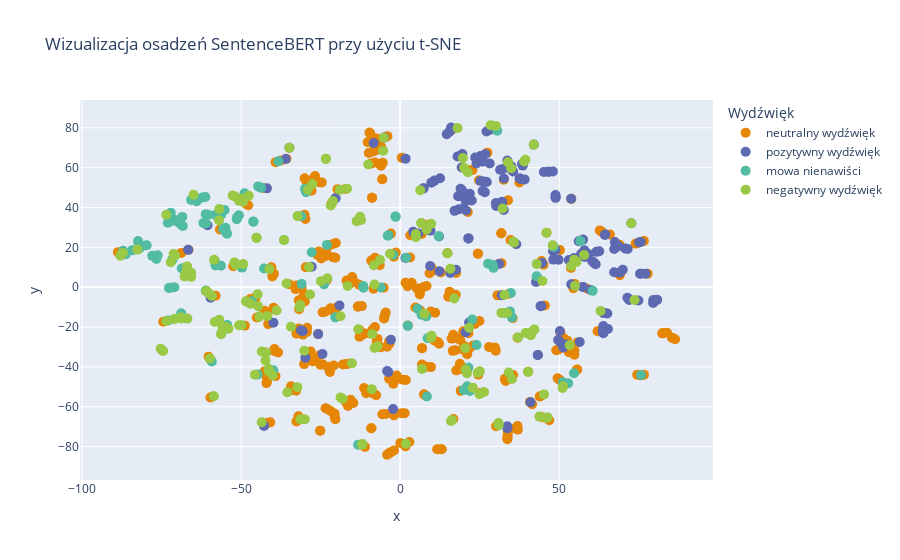

Notebook code cell kept with this figure:
### Markdown cell above
# test fragmentu danych bez i z wygenerowanymi

### Code cell
model_gen = run_model('dkleczek/bert-base-polish-uncased-v1', dataset, use_lora = True, train_reduction=0.05)

### Figure 1 — Plotly figure (JSON) as saved in the notebook; plotly's stock layout.template omitted (floating-point values rounded to 4 significant figures; data arrays with more than 128 entries replaced by an {"elided": "..."} marker saying what was removed)
{"data": [{"hovertemplate": "<b>%{hovertext}</b><br><br>Wydźwięk=neutralny wydźwięk<br>x=%{x}<br>y=%{y}<extra></extra>", "hovertext": {"elided": "400 str values"}, "legendgroup": "neutralny wydźwięk", "marker": {"color": "rgb(229, 134, 6)", "size": 10, "symbol": "circle"}, "mode": "markers", "name": "neutralny wydźwięk", "orientation": "v", "showlegend": true, "type": "scatter", "x": {"elided": "400 float values"}, "xaxis": "x", "y": {"elided": "400 float values"}, "yaxis": "y"}, {"hovertemplate": "<b>%{hovertext}</b><br><br>Wydźwięk=pozytywny wydźwięk<br>x=%{x}<br>y=%{y}<extra></extra>", "hovertext": {"elided": "180 str values"}, "legendgroup": "pozytywny wydźwięk", "marker": {"color": "rgb(93, 105, 177)", "size": 10, "symbol": "circle"}, "mode": "markers", "name": "pozytywny wydźwięk", "orientation": "v", "showlegend": true, "type": "scatter", "x": {"elided": "180 float values"}, "xaxis": "x", "y": {"elided": "180 float values"}, "yaxis": "y"}, {"hovertemplate": "<b>%{hovertext}</b><br><br>Wydźwięk=mowa nienawiści<br>x=%{x}<br>y=%{y}<extra></extra>", "hovertext": ["@USER @USER @USER Szczekać to mogą tacy jak ty #delegalizacja", "@USER Może raczej Wincenty Kadłubek. Albo raczej sam Kadłubek, bez mózgu.", "@USER @USER @USER @USER Tępym chujem to jesteś ty. Jak nie wierzysz to popatrz w lustro.", "@USER @USER @USER Jak można dyskutować z poziomu z kimś, kto nie ma żadnego poziomu.", "@USER @USER tobie już od tej wazeliny mózg fałdy traci. Zaczynasz osiagać IQ na poziomie temperatury własnego ciała.", "@USER A jeszcze większymi idiotami są ci którzy go słuchają.", "@USER Jakim cudem notoryczny kłamca może być wiarygodny???", "Może zamiast pakowania milionów w promocje pisu PKO zainwestowałoby w jakieś lepsze zabezpieczenia?  Śmiech na sali", "@USER Sprzedawczyk i kapuś patriotą? Stuknij się Lisie(jesteś taki sam) w tą durną łepetynę!", "@USER Przepraszam. Czy to qurwy stoją o się reklamują?", "@USER @USER Ty kurwa @USER nie pierdol w tv bo sie żygać chce", "@USER @USER Wyłącz mnie z tej dyskusji z faszyzującymi ultrasem yntylygentem rydzykowo-pisbolszewickiego i jego \\\"odbiorcow\\\".", "@USER @USER @USER Jasne, i PiSowski aktyw może sobie włazić nawzajem w dupę bez przeszkód.", "@USER Jesteś tak spięty, rów mentalnościowy miedzy nami, luzuj kolego", "@USER @USER Po chuj z takim zjebem gadać?", "@USER @USER Widać jak na dłoni, nowy homopisuarowiec to tylko atrapa z dykty", "@USER Polacy też wiedzą, że jednym z największych debili jest niejaki Ziemkiewicz.", "Lek od zarazy pisowskiej - muzyka, trzeba dużo sluchać, podejrzewam że oglądanie filmów i czytanie też chroni", "@USER @USER @USER Chamstwo to nie wolność słowa. To tylko chamstwo. A ty jeszcze jesteś dodatkowo idiotą i preszesowskim sługusem.", "@USER bardzo dobra decyzja z tym śmiesznym pseudodziennikarzem", "@USER Daruję sobie komentarz tego idiotycznego TT z uwagi na święto.", "@USER Byłem pewien że gdzieś widziałem tą ruską mordę", "@USER @USER Ja zwykle,Twoje życie musi być puste, że nie przychodzi Ci nic lepszego na myśl?", "@USER Bo to francowate h....je są😁😁", "@USER @USER Wolę swoje zdjęcie niż zakute łby ONRu.", "@USER @USER @USER Szczególnie możemy być dumni z idioty prezydenta uzależnionego od starego frustrata z kotem.", "@USER Żelek niepierdo... \\nSlask wygrał szczęśliwie", "@USER Widze, że jebie w główkę mocniej i mocniej...", "@USER Największy cham z polityków to Niesiołowski !!! Rudzielcu.", "@USER Jest cham miejski i wiejski. I też tak to tu zostawię.", "@USER @USER czekasz pisowska gnido żeby cisza zapadła abyście mogli zamieść kolejna sprawę pod dywan? Niedoczekanie twoje.", "@USER Co  \\\"W Rzeszy\\\" nakład spada, napisz że powinni spałować Wałęsę", "@USER Dokładnie tak. Tylko z PiSem każde skurwysyństwo jest możliwe.", "200 tyś do soboty debili, albo masz wpierdol", "@USER Jaka ta Kamilusia mądra. Szkoda tylko ,że w jedną stronę. Ale jakie to typowe dla Po-Now.", "@USER @USER Odklejenie mózgowe doprowadzi do dekompozycji obozu rządzącego", "@USER #PiSkomuna - kurwa, zdzira!\\nChciwie w kieszeń Ci spozira\\nI wyciąga z niej dukaty. \\nChce tu Moskwę mieć. Na raty", "@USER Dziwne, że się nie nazywają \\\"głębokie gardło\\\".", "@USER Nie maja honoru, nie wiedzą co to godność", "@USER Pieprzona zakala sadownictwa ta Gersdorf jest i tojest fakt.", "@USER @USER @USER A co za ludźmi bez studiów gnoju?", "@USER Nowoczesna i PO niszczy reputacje !! Agresorko.", "@USER Daj mi znać a ja ci powiem ze nawet jakby nie wyszło to się nie martw bo faceci to dranie :’)", "@USER @USER Przyjaciół to niech on sobie szuka za swoje prywatne pieniądze. I niech robi z siebie idiotę na własny rachunek.", "czy PO już przeprosiło za swojego fanatyka Ryszarda Cybę czy on też był chory psychicznie ? #woronicza17", "@USER @USER DOBRA WIADOMOŚĆ DLA L EWACTWA I DLA CIEBIE LISKU PISIORY  44  %  TOTALNI DEBILE 14  %  SUPER!!!!!!", "@USER @USER scierwa, zdrajcy, szubienica, bereza, lewactwo kwiczy, boli ich to o mnie, ale proste może być życie", "Kto zna większa szmatę nie ważne w którą stronę  większą niż @USER niech da znać,  powiedz @USER", "@USER @USER Takie teksty to dla waszych pisofanów. Wy myślicie, że jak wasi wyborcy to debile to reszta też?", "@USER @USER To żart? Przecież one kompletnie nie potrafią śpiewać. Zero głosu i wogóle dno. Na demonstracje to spoko ale nic poza tym.", "@USER @USER Jaki nominat taki nominowany. Poziom prymitywizmu poniżej dna.", "@USER @USER Daruj sobie, dno już osiągnąłeś, teraz to już tylko szambo.", "@USER @USER @USER Ale to słabe, jak całe psychpolactwo", "@USER @USER Ssą wszystkimi otworami co tylko da się wessać", "@USER @USER Wypad kłamco i oszuście z mojego miasta", "Nienawidzę jak ktoś mlaska mam ochotę walnąc jego łbem o ścianę XD", "Gen Jaruzelski jast taki świerzy, a Kaczyński taki śmierdzący", "@USER @USER I co, mamy się kurwa cieszyć że nas podusicie? Banda debili.", "@USER widocznie pani sędzia dziecinnieje, bo zachowuje się jak przedszkolak który chce robić na złość", "@USER W Twoim przypadku tępy jest i wpis, i autor.", "Jak usłyszę słowo ciapaci, albo coś w tym stylu rezygnuję", "Banda patafianów z Caballero na czele na boisku, a zmieniamy Aguero na Higuaina. Drugi do zmiany Pavon. 😂", "babcie i dziadki z różami spisane z zarzutami, kibole rozjebali stadion a policja morda w kubeł", "jakim trzeba być zjebem zeby myśleć ze bedzie rehabilitacja dla osób ktorych nawet nie stać zeby dojechać", "Wstyd, taka godność jak w wydaniu @USER nawet mi urąga. Czuje ze zgnoil prezydenta debil prezydent. Już nic gorszego", "@USER Ten płaczliwy histeryk, parodii prokuratora, rozemocjonowany idiota", "@USER @USER @USER Jojo demokrata w akcji. Taki pospolity ćwierćmózg", "@USER Zapomniałem o ciezniaku nr 1 frajerze 😀", "21 października wytępmy to peowskie robactwo z naszego domu. Że posłużę się retoryką narzuconą przez miłujacą pokój totalną oPOzycję.", "Ijo ijo ijo policja tt przejechałem aresztować śmierdzącą @USER cały tt śmierdzi", "@USER @USER I co jeszcze wymyślicie wazeliniarze?", "@USER @USER @USER @USER Bicie i gwałcenie żony przez radnego PiS nazywasz nadużyciem?\\nTo zbrodnia Panie Poręba.", "@USER @USER Kolejny fejkowy program. 100% insynuacji na zapotrzebowanie PiSu. Szmaciarska tv.", "Elo @USER ty zjebie w dupę że wsadź te ff", "@USER A kiedy przestanie wydawać mln na swoich ochroniarzy, tylko zacznie leczyć u psychiatry swoją manię prześladowczą?", "@USER @USER Ale trzeba być zjebem totalnym żeby chwalić się publicznie", "Poseł Brejza ma gówniany problem. Należy do göwnianej opozycji.  Więc gówniany domek mu podpalili. A mówią, że z gówna bata nie ukręcisz😁😁", "@USER Jak tam sprawa w sądzie przeciwko GB  w sumie dwie bo i z panem Stola, ty czubku", "@USER @USER Smaciarza a nie premiera. Zdradził Polskę z faszystami", "@USER ZNANY DZIENNIKARZ ODCHODZI Z  TVN  SZCZUJNI  NIE  WYTRZYMAŁ  FAŁSZYWEJ   PROPAGANDY   TVN  !!!!!!!!!!", "@USER @USER Jasne, bo debile oglądający tvpis płaczą tylko na m jak miłość", "Ani jednego człowieka z pis nie toleruję, tak mam, coś ze mną nie tak chyba", "@USER Powinni im naziole porządny wpierdol spuścić to zrozumieją jaka ich rola @USER", "@USER Haha  a ilu ty zapraszasz do studia co pierd...takie głupoty...", "@USER @USER @USER @USER @USER @USER Nie pisdzielstwo a komuna jebana  w dupe", "@USER Ja pamiętam jak spiewalo się \\\" Węgrzyn Kazimierz nierusz Kazika bo zginiesz \\\" a chłop teraz dzban roku w c+", "@USER @USER @USER Musiałeś tych ozdrowieńczych klapsów sporo zebrać skoro tak bredzisz.", "@USER @USER @USER To nie ludzie tylko debile. Super pomysł.", "@USER @USER @USER @USER @USER Zmień dealera i portrecik nad łóżkiem zmień z Prezesa na kogoś innego.", "@USER A z innej strony patrzeć to tomek ma buty ale chyba damskie nieobrazajc go ale panie Tomku wstyd", "@USER @USER Ale ty jesteś zakłamany skurwysyn", "@USER Koń też ma dużą głowę. Tylko wydaje mi się, że jest bardziej inteligentny niż Karczewski", "@USER UK jest coraz bardziej faszystowska, ale widocznie jeszcze nie wystarczająco faszystowska aby powitać @USER", "LUDZIE MAJĄ BÓL DUPY O NOTATKI JAKIEJŚ LASKI AJM????\\nzostawcie ja w spokoju kurwa jesteście jacyś jebnieci wszyscy", "@USER Gorszącej niechęci, co ty pierdolisz?", "@USER @USER @USER Nie zapomnij nakolanników karykaturo prezydenta.", "Rozjebiemy ich 4:2czuby bez wiary", "@USER @USER Zamknij niemiecki ryj,siedź w tej Brukseli i nie wracaj złodzieju!😬😬😬", "@USER Ale Pani nie pomyli się nikomu - wredna i upierdliwa stara panna jedyna w swoim rodzaju.", "@USER Syn Terlecki nie dość wyćpał duszy z narodu", "@USER Pan Prezydent może sobie wyłącznie kupę zrobić.", "@USER @USER @USER \\\"Drogi\\\" TVN - wy nie jesteście \\\"wolnym medium\\\". Wy jesteście szczujnią. Parszywą i zapchloną.", "@USER @USER Jakiś prosty przepis by wymyslili, a tak  teraz karakan wyglada jakby mial pelne pieluchomajtki", "@USER @USER Mysle, że syn Jakiego jest bardziej inteligentny niż tatuś.", "@USER Odklenie mózgowe, to my polacy @USER @USER wież mi  nikt do polaka damy radę", "Craxa dziwko derby blisko.....  Z GARBARNIA", "@USER mam taką zasade że do ludzi których nie szanuje nie mówie na pan.Przykro mi.", "@USER @USER @USER Pis mial być inny, jesteś idiotą", "@USER A jak  bez wodki gorsze glupoty pierdolą np premier, np prezydent to jak to nazwać", "wszędzie dobrze, ale w grobie najlepiej", "@USER Polityk PO retwittuje wpis ze słowami : pisowskie scierwo,suka. Który ? B.minister( sic!) Bartosz Arłukowicz . Oto poziom…", "@USER Dobry argument żeby zamknąć mordy. Biedronka płaci większe podatki niż gigant PGNiG", "@USER Jest debilem , w make upie i bez", "@USER @USER Raczej zdradzieckie mordy i kanaliè pod sejmem😁😁😁", "@USER Nobla temu panu, takiego specjalnego. Za funkcjonowanie bez mózgu.", "@USER @USER @USER won z mojego miasta pisowska mendo", "@USER @USER @USER Ładnie tak obrażać podatników, którzy płacą za twoje pobory i nagrody, pisowski kutasie?", "#Woronicza17 Jako telewidz słyszę ciągłe mamrotanie posła PO. P. pośle MAMROT jest dobry na ławeczce w Wilkowyjach.", "I chuj mnie obchodzi, wypierdalać", "@USER O czy bredzisz idiotko! Przypisujesz innym własne zaprzaństwo? Wizytówka małości...", "@USER Won niemcu. Sprzedawaliscie wszystko jak leciało a teraz wielcy patrioci. Won!", "@USER Rodakom? Którym? Tym \\\"bolszewikom\\\"? Oj zabolały Rodaków Pańskie słowa. Nie tak to powinno wyglądać.", "@USER Łatwo oceniać, świadczy o twoim niedojebaniu umysłowym, Kto mieczem wojuje, ten od pochwy ginie", "@USER @USER Koledzy złodzieje Horały przed komisją VAT", "@USER Plakat widzę tak @USER z  @USER wymiana spojrzeń  a @USER na kolanach liże ich po stopach", "@USER Jego profil na FB pełny rasistowskich postów działa nadal."], "legendgroup": "mowa nienawiści", "marker": {"color": "rgb(82, 188, 163)", "size": 10, "symbol": "circle"}, "mode": "markers", "name": "mowa nienawiści", "orientation": "v", "showlegend": true, "type": "scatter", "x": [-31.05, 27.6, -48.91, -11.53, -50.68, -46.16, -13.22, -56.32, -71.2, -44.78, -71.56, -57.98, -67.79, -44.62, -79.67, 23.99, -46.1, -54.34, -57.39, -51.35, -55.14, 2.395, -39.86, 56.62, -68.3, -51.27, 34.79, 54.6, -57.21, 6.709, -70.83, -29.56, -68.65, -76.89, -3.684, -74.68, -38.26, -29.91, -23.91, -61.1, -86.27, -55.66, 30.51, -56.21, 75.66, -82.24, 19.97, -2.213, -84.24, -46.63, -11.63, -48.57, 8.593, 8.176, -65.69, 51.11, 29.31, -81.58, -72.9, 5.485, -6.049, 60.49, -76.6, -72.45, 21.04, -63.92, -3.922, 48.24, -54.9, 52.78, -87.07, -68.87, -68.48, -76.2, -59.19, -72.66, -54.39, -62.06, -49.7, -36.49, -57.67, 21.65, -30.97, -61.85, -71.57, 8.392, -43.72, -82.37, -1.46, 32.94, -64.27, 29.13, 1.87, -81.76, -73.02, -1.448, 34.47, -72.52, -61.1, -42.77, -56.12, -60.32, 35.12, 28.67, 42.87, -27.8, 21.9, -64.46, -70.94, 22.66, -54.72, -58.2, -58.03, -72.1, 12.11, -69.69, -72.1, -23.04, -77.91, -61.01, -68.92, -68.82, -61.24, -50.23, 21.43, -20.38], "xaxis": "x", "y": [35.59, 11.76, 47.13, -0.2493, 36.15, 32.95, -79.01, 10.82, 33.96, -43.81, 13.95, 36.4, 9.596, 50.62, 21.01, -29.03, 32.92, -18.94, 35.62, 34.1, 38.79, -19.28, -41.74, 23.19, 30.72, 35.06, -2.929, -43.21, 34.63, -13.83, 33.7, 47.69, 9.389, 15.69, 26.05, -31.73, 63.25, 49.4, 1.435, -1.695, 16.5, 29.24, 78.54, 36.5, -44.09, 22.6, -51.63, 16.31, 18.51, -7.09, 0.6002, 46.15, -25.62, -14.62, 43.76, -47.71, 9.73, 20.07, -16.71, -10.77, -0.1533, -1.816, 14.22, -0.311, -49.75, 43.18, 25.84, 20.26, 29.81, -48.21, 18.28, -14.14, 35.29, 15.99, -37.3, -0.3552, 26.89, 45.0, 9.849, 23.69, 11.22, -51.02, 1.663, 32.27, 13.78, -54.87, 49.97, 23.22, 35.44, -12.94, 44.51, 10.96, 14.78, 19.72, 32.34, 35.43, -12.14, 36.33, 36.68, 9.416, -23.04, 36.37, -15.19, 11.25, 5.542, 17.52, -52.09, 45.21, -0.003454, -16.18, 27.46, 12.97, 10.94, 37.33, 25.56, 32.6, 33.07, 21.25, 15.75, 31.98, 31.58, -13.03, 45.31, 10.89, -40.33, -15.13], "yaxis": "y"}, {"hovertemplate": "<b>%{hovertext}</b><br><br>Wydźwięk=negatywny wydźwięk<br>x=%{x}<br>y=%{y}<extra></extra>", "hovertext": {"elided": "183 str values"}, "legendgroup": "negatywny wydźwięk", "marker": {"color": "rgb(153, 201, 69)", "size": 10, "symbol": "circle"}, "mode": "markers", "name": "negatywny wydźwięk", "orientation": "v", "showlegend": true, "type": "scatter", "x": {"elided": "183 float values"}, "xaxis": "x", "y": {"elided": "183 float values"}, "yaxis": "y"}], "layout": {"legend": {"title": {"text": "Wydźwięk"}, "tracegroupgap": 0}, "title": {"text": "Wizualizacja osadzeń SentenceBERT przy użyciu t-SNE"}, "xaxis": {"anchor": "y", "domain": [0, 1], "title": {"text": "x"}}, "yaxis": {"anchor": "x", "domain": [0, 1], "title": {"text": "y"}}}}
